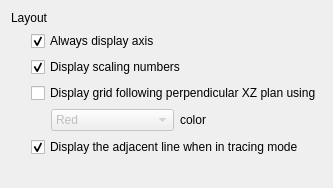
     <widget class="QWidget" name="TabPage">
      <attribute name="title">
       <string>Y Axis</string>
      </attribute>
      <layout class="QVBoxLayout">
       <item>
        <layout class="QHBoxLayout">
         <item>
          <widget class="QLabel" name="textLabel2_3_3">
           <property name="text">
            <string>Layout</string>
           </property>
           <property name="wordWrap">
            <bool>false</bool>
           </property>
          </widget>
         </item>
         <item>
          <widget class="Line" name="line5_3_3">
           <property name="sizePolicy">
            <sizepolicy hsizetype="Expanding" vsizetype="Fixed">
             <horstretch>0</horstretch>
             <verstretch>0</verstretch>
            </sizepolicy>
           </property>
           <property name="frameShadow">
            <enum>QFrame::Sunken</enum>
           </property>
          </widget>
         </item>
        </layout>
       </item>
       <item>
        <layout class="QGridLayout">
         <item row="0" column="1">
          <widget class="QCheckBox" name="checkBox3_1">
           <property name="whatsThis">
            <string>Displays the axis when it becomes out of drawing range,</string>
           </property>
           <property name="text">
            <string>Always display axis</string>
           </property>
           <property name="checked">
            <bool>true</bool>
           </property>
          </widget>
         </item>
         <item row="3" column="1">
          <layout class="QHBoxLayout">
           <item>
            <spacer name="spacer27_3">
             <property name="orientation">
              <enum>Qt::Horizontal</enum>
             </property>
             <property name="sizeType">
              <enum>QSizePolicy::Fixed</enum>
             </property>
             <property name="sizeHint" stdset="0">
              <size>
               <width>20</width>
               <height>20</height>
              </size>
             </property>
            </spacer>
           </item>
           <item>
            <widget class="QComboBox" name="comboBox3_1">
             <property name="enabled">
              <bool>false</bool>
             </property>
             <property name="whatsThis">
              <string>Grid color.</string>
             </property>
             <property name="currentIndex">
              <number>0</number>
             </property>
             <item>
              <property name="text">
               <string>Red</string>
              </property>
             </item>
             <item>
              <property name="text">
               <string>Green</string>
              </property>
             </item>
             <item>
              <property name="text">
               <string>Blue</string>
              </property>
             </item>
             <item>
              <property name="text">
               <string>Cyan</string>
              </property>
             </item>
             <item>
              <property name="text">
               <string>Magenta</string>
              </property>
             </item>
             <item>
              <property name="text">
               <string>Yellow</string>
              </property>
             </item>
             <item>
              <property name="text">
               <string>White</string>
              </property>
             </item>
             <item>
              <property name="text">
               <string>Gray</string>
              </property>
             </item>
             <item>
              <property name="text">
               <string>Dark Red</string>
              </property>
             </item>
             <item>
              <property name="text">
               <string>Dark Green</string>
              </property>
             </item>
             <item>
              <property name="text">
               <string>Dark Blue</string>
              </property>
             </item>
             <item>
              <property name="text">
               <string>Dark Cyan</string>
              </property>
             </item>
             <item>
              <property name="text">
               <string>Dark Magenta</string>
              </property>
             </item>
             <item>
              <property name="text">
               <string>Dark Yellow</string>
              </property>
             </item>
             <item>
              <property name="text">
               <string>Dark Gray</string>
              </property>
             </item>
             <item>
              <property name="text">
               <string>Black</string>
              </property>
             </item>
            </widget>
           </item>
           <item>
            <widget class="QLabel" name="textLabel1_2">
             <property name="text">
              <string>color</string>
             </property>
             <property name="wordWrap">
              <bool>false</bool>
             </property>
            </widget>
           </item>
           <item>
            <spacer name="spacer28_3">
             <property name="orientation">
              <enum>Qt::Horizontal</enum>
             </property>
             <property name="sizeType">
              <enum>QSizePolicy::Ignored</enum>
             </property>
             <property name="sizeHint" stdset="0">
              <size>
               <width>20</width>
               <height>20</height>
              </size>
             </property>
            </spacer>
           </item>
          </layout>
         </item>
         <item row="4" column="1">
          <widget class="QCheckBox" name="checkBox3_4">
           <property name="whatsThis">
            <string>Shows a line connecting the tracing cursor to its adjacent axis.</string>
           </property>
           <property name="text">
            <string>Display the adjacent line when in tracing mode</string>
           </property>
           <property name="checked">
            <bool>true</bool>
           </property>
          </widget>
         </item>
         <item row="2" column="1">
          <widget class="QCheckBox" name="checkBox3_3">
           <property name="whatsThis">
            <string>Shows a perpendicular grid on the drawing area's edge.</string>
           </property>
           <property name="text">
            <string>Display grid following perpendicular XZ plan using</string>
           </property>
          </widget>
         </item>
         <item row="1" column="1">
          <widget class="QCheckBox" name="checkBox3_2">
           <property name="whatsThis">
            <string>Shows the scaling numbers following the axis.</string>
           </property>
           <property name="text">
            <string>Display scaling numbers</string>
           </property>
           <property name="checked">
            <bool>true</bool>
           </property>
          </widget>
         </item>
         <item row="0" column="0" rowspan="5">
          <spacer name="spacer25_5">
           <property name="orientation">
            <enum>Qt::Horizontal</enum>
           </property>
           <property name="sizeType">
            <enum>QSizePolicy::Fixed</enum>
           </property>
           <property name="sizeHint" stdset="0">
            <size>
             <width>20</width>
             <height>20</height>
            </size>
           </property>
          </spacer>
         </item>
        </layout>
       </item>
       <item>
        <spacer name="spacer43_3">
         <property name="orientation">
          <enum>Qt::Vertical</enum>
         </property>
         <property name="sizeType">
          <enum>QSizePolicy::Expanding</enum>
         </property>
         <property name="sizeHint" stdset="0">
          <size>
           <width>20</width>
           <height>20</height>
          </size>
         </property>
        </spacer>
       </item>
      </layout>
     </widget>
